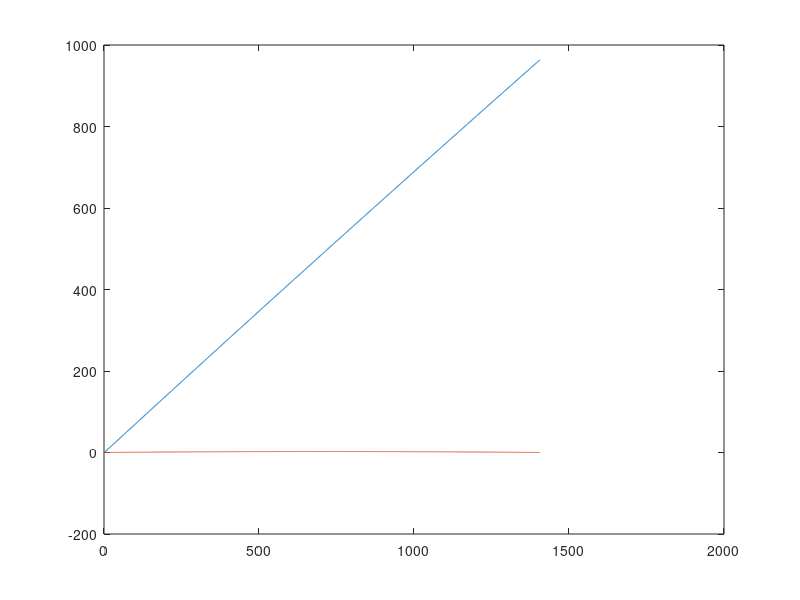

The MATLAB script that drew this image:
clf; clear all; clc;
TIME_STEP = 0.001;
INIT_MV = 700;
QE = 10*360/6400;
INIT_VX = INIT_MV*cosd(QE); INIT_VZ = INIT_MV*sind(QE);
g = -9.78;
vx = zeros(size(0:TIME_STEP:5,2)+1,1); vx(1:end) = INIT_VX;
vz = zeros(size(0:TIME_STEP:5,2)+1,1); vz(1) = INIT_VZ;
x = zeros(size(0:TIME_STEP:5,2)+1,1);
z = zeros(size(0:TIME_STEP:5,2)+1,1);
i = 2;
cd = 0.159;
ro = 1.2245; D = 0.155; S = pi*D^2/4; m = 43.35;
for t=0+TIME_STEP:TIME_STEP:5    
    vx(i) = vx(i-1) + (-0.5*cd*ro*S*(vx(i-1))^2)/m * TIME_STEP; x(i) = x(i-1) + vx(i) * TIME_STEP;
    vz(i) = vz(i-1) + g * TIME_STEP;  z(i) = z(i-1) + vz(i) * TIME_STEP;
    if z(i)<0
        break;
    end
    i = i + 1;
end
plot(x(1:i))
hold on
plot(z(1:i))
x(i)
